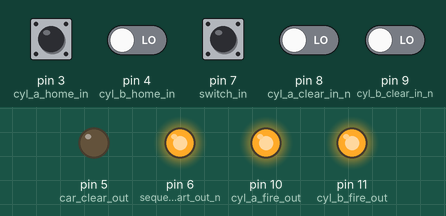
A sketch run on a simulated Arduino Uno, built with avr-gcc and run on an emulated ATmega328P. On the bench: output pins drawn as LEDs (lit = HIGH). The inputs (shaded band) are chosen by the test bench; at power-on: pin 3 (cyl_a_home_in) HIGH, pin 4 (cyl_b_home_in), pin 7 (switch_in), pin 8 (cyl_a_clear_in_n), pin 9 (cyl_b_clear_in_n) LOW.

Above: at 1.2 s.
1.3 s: pin 4 (cyl_b_home_in) driven HIGH
At 2.41 s:
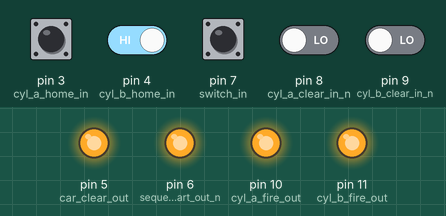
3.9 s: pin 7 (switch_in) pulled HIGH for 0.15 s
At 3.97 s:
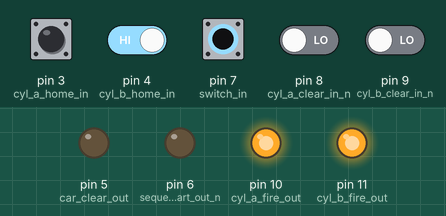
5.5 s: pin 8 (cyl_a_clear_in_n) driven HIGH
At 6.7 s:
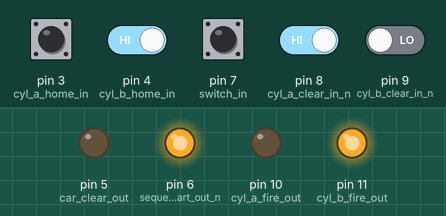
7.0 s: pin 7 (switch_in) pulled HIGH for 1 s
At 7.8 s:
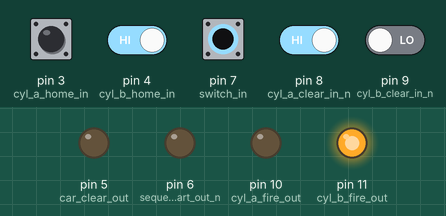
9.5 s: pin 8 (cyl_a_clear_in_n) driven LOW
At 9.8 s:
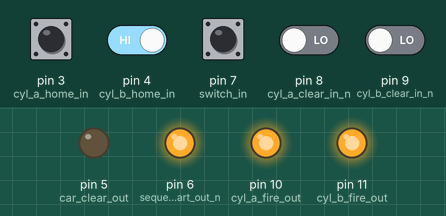
11.0 s: pin 9 (cyl_b_clear_in_n) driven HIGH
At 12.1 s:
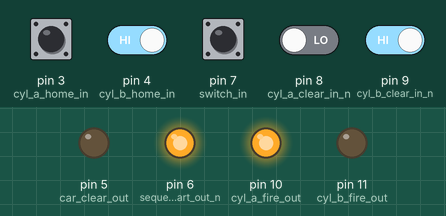
Timing chart, 0 to 13.5 s (numbered marks = the images above; inputs shaded):
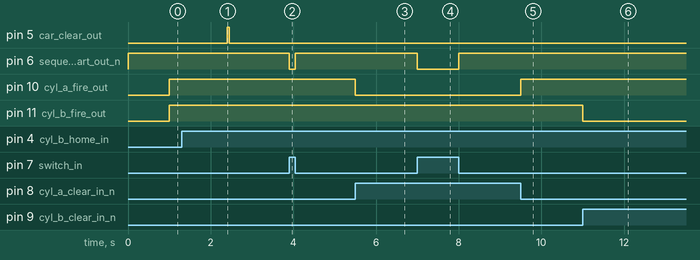

The sketch:

Line_21.ino
```cpp
/*
ARIES Cassette Manufacturing Line
Workstation #1, #2
*/

const unsigned long  startup_delay = 1000;
const unsigned long  cyl_fire_pulse_width_ms = 50;
const unsigned long  cyl_clear_pulse_width_ms = 150;
const unsigned long  cyl_home_debounce_time = 100;
const unsigned long  cyl_home_dwell_time = 1000;
unsigned long time;
unsigned long cyl_start;

const int  switch_in = 7;
const int  sequence_start_out_n = 6;

const int  cyl_a_clear_in_n = 8;
const int  cyl_b_clear_in_n = 9;

const int  cyl_a_fire_out = 10;
const int  cyl_b_fire_out = 11;

const int  cyl_a_home_in = 3;
const int  cyl_b_home_in = 4;
const int  car_clear_out = 5;

const int  led_pin_out = 2;

const unsigned int  cyl_inactive = 0;
const unsigned int  cyl_triggered = 1;
const unsigned int  cyl_debounce = 2;
const unsigned int  cyl_home = 3;
const unsigned int  cyl_clear = 4;
unsigned int  state;


void  setup()  {
//  Serial.begin(9600);
  pinMode(switch_in, INPUT);
  pinMode(sequence_start_out_n, OUTPUT);

  pinMode(cyl_a_clear_in_n, INPUT);
  pinMode(cyl_a_fire_out, OUTPUT);

  pinMode(cyl_b_clear_in_n, INPUT);
  pinMode(cyl_b_fire_out, OUTPUT);

  pinMode(cyl_a_home_in, INPUT);
  pinMode(cyl_b_home_in, INPUT);
  pinMode(car_clear_out, OUTPUT);

  state = cyl_inactive;
  cyl_start = 0;
  digitalWrite(car_clear_out, LOW);
}

void  loop()  {
  time = millis();
  if (time > startup_delay) {
    if (digitalRead(switch_in)) {
      digitalWrite(sequence_start_out_n, LOW);
    } else {
      digitalWrite(sequence_start_out_n, HIGH);
    }
    if (digitalRead(cyl_a_clear_in_n)) {
      digitalWrite(cyl_a_fire_out, LOW);
    } else {
      digitalWrite(cyl_a_fire_out, HIGH);
    }
    if (digitalRead(cyl_b_clear_in_n)) {
      digitalWrite(cyl_b_fire_out, LOW);
    } else {
      digitalWrite(cyl_b_fire_out, HIGH);
    }
  } else {
    digitalWrite(sequence_start_out_n, HIGH);
    digitalWrite(cyl_a_fire_out, LOW);
    digitalWrite(cyl_b_fire_out, LOW);
  }
  switch (state) {
    case cyl_inactive:
//      Serial.println("Inactive");
      if ((digitalRead(cyl_a_home_in) == LOW) || (digitalRead(cyl_b_home_in) == LOW)) {
        state = cyl_triggered;
        digitalWrite(car_clear_out, LOW);
      } else {
        state = cyl_inactive;
        digitalWrite(car_clear_out, LOW);
      }
      break;
    case cyl_triggered:
//      Serial.println("Triggered");
      if ((digitalRead(cyl_a_home_in) == HIGH) && (digitalRead(cyl_b_home_in) == HIGH)) {
        state = cyl_debounce;
        digitalWrite(car_clear_out, LOW);
        cyl_start = time;
      } else {
        state = cyl_triggered;
        digitalWrite(car_clear_out, LOW);
      }
      break;
    case cyl_debounce:
      if ((digitalRead(cyl_a_home_in) == HIGH) && (digitalRead(cyl_b_home_in) == HIGH)) {
        if (time > cyl_start + cyl_home_debounce_time) {
          state = cyl_home;
        } else {
          state = cyl_debounce;
        }
      } else {
        state = cyl_triggered;
      }
      break;
    case cyl_home:
//      Serial.println("Home");
      if (time > cyl_start + cyl_home_debounce_time + cyl_home_dwell_time) {
        state = cyl_clear;
        digitalWrite(car_clear_out, HIGH);
      } else {
        state = cyl_home;
        digitalWrite(car_clear_out, LOW);
      }
      break;
    case cyl_clear:
//      Serial.println("Clear");
      if (time > cyl_start + cyl_home_dwell_time + cyl_clear_pulse_width_ms) {
        state = cyl_inactive;
        digitalWrite(car_clear_out, LOW);
      } else {
        state = cyl_clear;
        digitalWrite(car_clear_out, HIGH);
      }
      break;
    default:
      state = cyl_inactive;
      digitalWrite(car_clear_out, LOW);
  }
}
```

Measured:
- after the input at 1.3 s, pin 5 (car_clear_out): LOW → HIGH after 1.1 s, → LOW 0.05 s later
- after the input at 3.9 s, pin 6 (sequence_start_out_n): HIGH → LOW at once, → HIGH 0.15 s later
- after the input at 5.5 s, pin 10 (cyl_a_fire_out): HIGH → LOW at once
- after the input at 7.0 s, pin 6 (sequence_start_out_n): HIGH → LOW at once, → HIGH 1.0 s later
- after the input at 9.5 s, pin 10 (cyl_a_fire_out): LOW → HIGH at once
- after the input at 11.0 s, pin 11 (cyl_b_fire_out): HIGH → LOW at once
